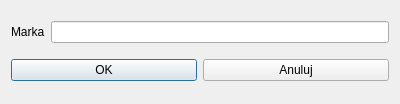
<?xml version="1.0" encoding="UTF-8"?>
<ui version="4.0">
 <class>BrandDialog</class>
 <widget class="QDialog" name="BrandDialog">
  <property name="geometry">
   <rect>
    <x>0</x>
    <y>0</y>
    <width>400</width>
    <height>104</height>
   </rect>
  </property>
  <property name="windowTitle">
   <string>Dialog</string>
  </property>
  <layout class="QVBoxLayout" name="verticalLayout">
   <item>
    <layout class="QGridLayout" name="gridLayout">
     <item row="0" column="0">
      <widget class="QLabel" name="LLbrand">
       <property name="text">
        <string>Marka</string>
       </property>
      </widget>
     </item>
     <item row="0" column="1">
      <widget class="QLineEdit" name="LEbrand"/>
     </item>
    </layout>
   </item>
   <item>
    <layout class="QHBoxLayout" name="horizontalLayout">
     <item>
      <widget class="QPushButton" name="PBok">
       <property name="text">
        <string>OK</string>
       </property>
      </widget>
     </item>
     <item>
      <widget class="QPushButton" name="PBanuluj">
       <property name="text">
        <string>Anuluj</string>
       </property>
      </widget>
     </item>
    </layout>
   </item>
  </layout>
 </widget>
 <resources/>
 <connections/>
</ui>
